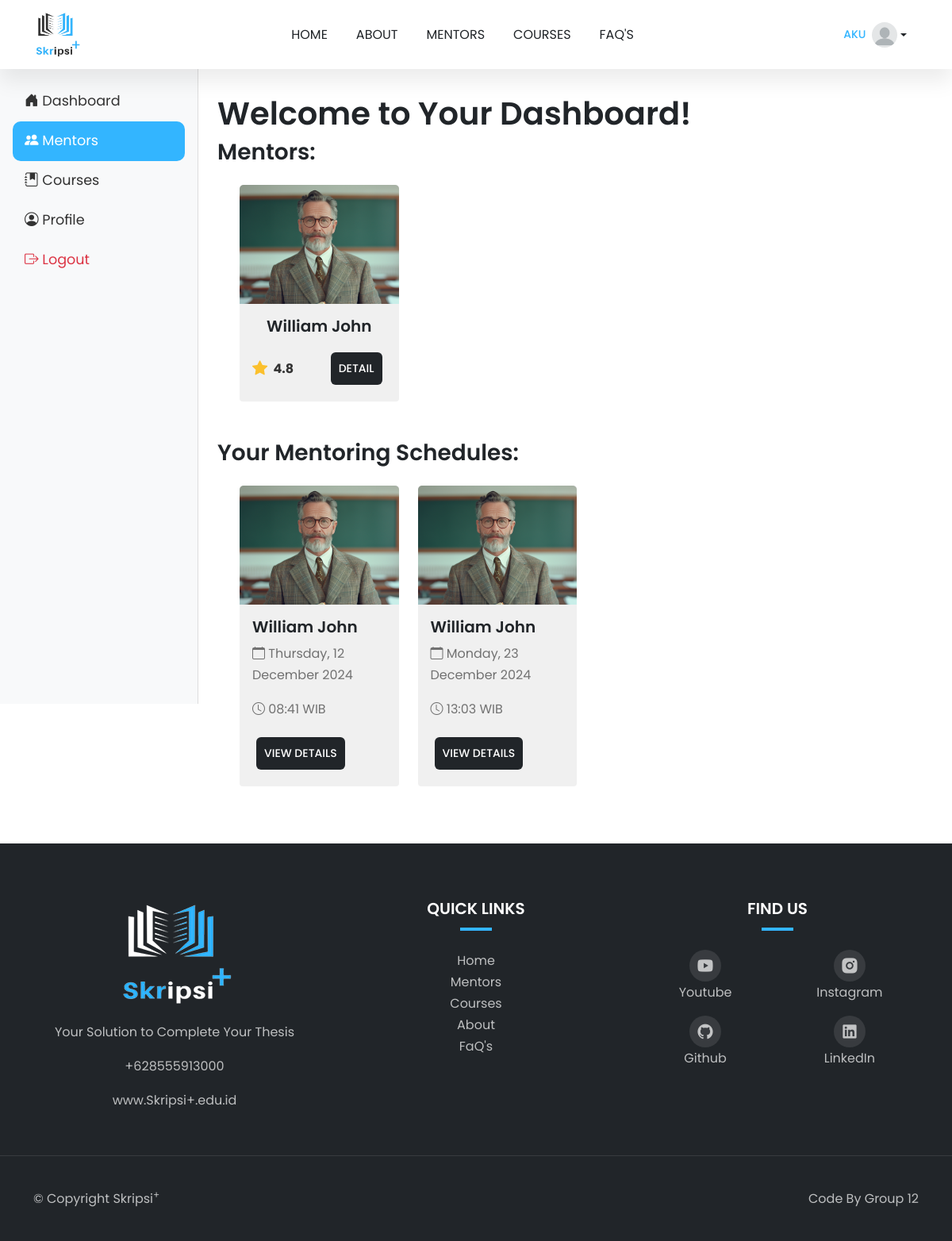
Page /dashboard-mentors/ (signed in) on the committed database.
### public_app/models.py (models this page shows, shortened)
class Purchase(models.Model):
    user = models.ForeignKey(settings.AUTH_USER_MODEL, on_delete=models.CASCADE)
    mentor = models.ForeignKey(Mentor, on_delete=models.SET_NULL, null=True, blank=True)
    course = models.ForeignKey(Course, on_delete=models.SET_NULL, null=True, blank=True)
    purchased_at = models.DateTimeField(auto_now_add=True)

class Mentor(models.Model):
    name = models.CharField(max_length=100)
    image = models.ImageField(upload_to='mentors/')
    rating = models.DecimalField(max_digits=2, decimal_places=1)
    experience = models.PositiveIntegerField(help_text="Experience in years")
    specialization = models.CharField(max_length=100)
    bio = models.TextField()
    education = models.TextField(help_text="Educational background")
    skills = models.TextField(help_text="Comma-separated list of skills")
    price = models.DecimalField(max_digits=10, decimal_places=3, default=0.0, help_text="Consultation fee")

class Booking(models.Model):
    mentor = models.ForeignKey(Mentor, on_delete=models.CASCADE, related_name="bookings")
    user = models.ForeignKey(User, on_delete=models.CASCADE)
    date = models.DateField()
    time = models.TimeField()
    zoom_link = models.URLField(max_length=200, blank=True, null=True)
    payment_image = models.ImageField(upload_to='payment_images/', blank=True, null=True)
    payment_status = models.CharField(max_length=20, choices=[('PENDING', 'Pending'), ('PAID', 'Paid')], default='PENDING')
    class Meta:
        unique_together = ('mentor', 'date', 'time')

### public_app/views.py (the view)
# urls.py: path('dashboard-mentors/', views.dashboard_mentors, name='dashboard_mentors'),
@login_required(login_url='account_login')
def dashboard_mentors(request):
    purchases = Purchase.objects.filter(user=request.user)
    bookings = Booking.objects.filter(user=request.user)
    context = {
        'purchases': purchases,
        'bookings': bookings
    }
    return render(request, 'dashboard-mentors.html', context)

### public_app/templates/dashboard-mentors.html (shortened to what this page needs)
{% extends 'layouts/base.html' %} {% block content %}
<div class="d-flex">
  {% include 'components/sidebar.html' %}
  <main class="flex-grow-1 mt-2">
    <div class="content-dashboard p-4">
      <h1>Welcome to Your Dashboard!</h1>
      <h3>Mentors:</h3>
      <div class="row ms-lg-3 mb-5">
        {% for purchase in purchases %} {% if purchase.mentor %}
        <div class="col-lg-3 col-md-6 mt-3">
          <div class="card h-100" style="width: 100%">
            <div class="image-zoom">
              <div class="image-zoom-wrapper">
                <img
                  src="{{ purchase.mentor.image.url }}"
                  class="card-img-top"
                  alt="{{ purchase.mentor.name }}"
                />
              </div>
            </div>
            <div class="card-body d-flex flex-column text-center">
              <h5 class="card-title mb-3">{{ purchase.mentor.name }}</h5>
              <div
                class="mt-auto d-flex justify-content-between align-items-center"
              >
                <div class="rating d-flex align-items-center">
                  <i class="bi bi-star-fill"></i>
                  <span class="ms-1">{{ purchase.mentor.rating }}</span>
                </div>
                <a
                  href="{% url 'mentor_detail' purchase.mentor.id %}"
                  class="btn btn-brand"
                  >Detail</a
                >
              </div>
            </div>
          </div>
        </div>
        {% endif %} {% endfor %}
      </div>
      <div class="mb-5">
        <h3>Your Mentoring Schedules:</h3>
        <div class="row ms-lg-3">
          {% for booking in bookings %}
          <div class="col-lg-3 col-md-6 mt-3">
            <div class="card h-100">
              {% if booking.mentor.image %}
              <div class="image-zoom">
                <div class="image-zoom-wrapper">
                  <img
                    src="{{ booking.mentor.image.url }}"
                    class="card-img-top"
                    alt="{{ booking.mentor.name }}"
                  />
                </div>
              </div>
              {% endif %}
              <div class="card-body d-flex flex-column">
                <h5 class="card-title">{{ booking.mentor.name }}</h5>
                <p class="card-text">
                  <i class="bi bi-calendar"></i>
                  {{ booking.date|date:"l, d F Y" }}
                </p>
                <p class="card-text flex-grow-1">
                  <i class="bi bi-clock"></i>
                  {{ booking.time|time:"H:i" }} WIB
                </p>
                <a
                  href="{% url 'detail_booking' booking.id %}"
                  ><button class="btn btn-brand">View Details</button></a
                >
              </div>
            </div>
          </div>
          {% empty %}
          <div class="col">
            <p>You haven't booked any mentors yet.</p>
          </div>
          {% endfor %}
        </div>
      </div>
    </div>
  </main>
</div>
{% endblock content %}

### public_app/templates/components/navbar.html (shortened to what this page needs)
{% load static %}
<nav class="navbar navbar-expand-lg bg-white sticky-top">
  <div class="container">
    <a class="navbar-brand" href="/">
      <img
        class="logo"
        src="{% static 'img/Light-removebg-preview.png'%}"
        alt="logo-Skripsi+"
      />
    </a>
    <div class="collapse navbar-collapse" id="Nav">
      <ul class="navbar-nav m-auto">
        <li class="nav-item">
          <a
            class="nav-link {% if request.resolver_match.url_name == 'home' %}active{% endif %}"
            href="{% url 'home' %}"
            >Home</a
          >
        </li>
        <li class="nav-item">
          <a
            class="nav-link {% if request.resolver_match.url_name == 'about' %}active{% endif %}"
            href="{% url 'about' %}"
            >About</a
          >
        </li>
        <li class="nav-item">
          <a
            class="nav-link {% if request.resolver_match.url_name == 'mentors' %}active{% endif %}"
            href="{% url 'mentors' %}"
            >Mentors</a
          >
        </li>
        <li class="nav-item">
          <a
            class="nav-link {% if request.resolver_match.url_name == 'course' %}active{% endif %}"
            href="{% url 'course' %}"
            >Courses</a
          >
        </li>
        <li class="nav-item">
          <a
            class="nav-link {% if request.resolver_match.url_name == 'faq' %}active{% endif %}"
            href="{% url 'faq' %}"
            >FaQ's</a
          >
        </li>
      </ul>
      {% if user.is_authenticated %}
      <div class="dropdown d-none d-lg-block">
        <button
          class="d-flex align-items-center text-decoration-none dropdown-toggle user-icon btn btn-outline-secondary"
          id="dropdownUser"
          data-bs-toggle="dropdown"
          aria-expanded="false"
          style="color: #212529; background: none; border-radius: 50px; border-width: 3px;">
          <span class="me-2">{{ user.username }}</span>
          {% if user.profile.photo %}
            <img src="{{ user.profile.photo.url }}" alt="User Photo" class="rounded-circle" style="width: 32px; height: 32px; object-fit: cover;">
          {% else %}
            <img src="{% static 'img/profil.png'%}" alt="User Photo" class="rounded-circle" style="width: 32px; height: 32px; object-fit: cover;">
          {% endif %}
        </button>
      </div>
      {% endif %}
    </div>
  </div>
</nav>

### static/css/style.css (style rules this page uses)
:root { --c-dark: #212529; --c-brand: #33b5ff; --c-brand-rgb: 51, 181, 255; --c-white-rgb: 255, 255, 255; --c-dark-rgb: 33, 37, 41; --c-body: #727272; --box-shadow: 0px 15px 25px rgba(0, 0, 0, 0.08); --transition: all 0.5s ease; --font-base: "Poppins-Variable", sans-serif; }
* { padding: 0; margin: 0; box-sizing: border-box; font-family: var(--font-base); }
body { line-height: 1.7 !important; color: var(--c-body) !important; font-size: 16px !important; }
h1,h2,h3,h4,h5,h6, .h1,.h2,.h3,.h4,.h5,.h6 { font-weight: 600 !important; color: var(--c-dark); }
a { text-decoration: none !important; }
span { color: var(--c-brand); }
.image-zoom { position: relative; overflow: hidden; }
.image-zoom-wrapper { overflow: hidden; position: relative; }
.image-zoom-wrapper img { transition: var(--transition); }
.btn { font-weight: 500; font-size: 14px; text-transform: uppercase; border-radius: 6px !important; padding: 10px 24px; }
.btn-brand { background-color: var(--c-dark) !important; border-color: var(--c-dark); color: #ffffff !important; }
.navbar { box-shadow: var(--box-shadow); }
.navbar-nav .nav-link { font-weight: 400 !important; color: var(--c-dark); text-transform: uppercase; margin: 10px; padding: 10px; text-decoration: none; font-size: 16px; }
.logo { width: 60px; }
.btn { padding: 10px; margin: 5px; background-color: none; border: none; }
.card { border: none !important; background-color: #F0F0F0 !important; flex: 1 1 300px; display: flex; flex-direction: column; justify-content: space-between; height: 100%; font-size: 16px !important; }
.card-body { flex-grow: 1; display: flex; flex-direction: column; justify-content: flex-start; }
.rating i { color: #fbc02d; font-size: 1.2rem; margin-right: 0.2rem; }
.rating span { font-size: 1rem; font-weight: bold; color: #333; }

### rows in the picture
Purchase: mentor.image (picture), mentor.name "William John", mentor.rating "4.8"
Booking: mentor.image (picture), mentor.name "William John", date "Thursday, 12 December 2024", time "08:41"
Booking: mentor.image (picture), mentor.name "William John", date "Monday, 23 December 2024", time "13:03"

### other values in the picture
{{ user.username }} "AKU"
